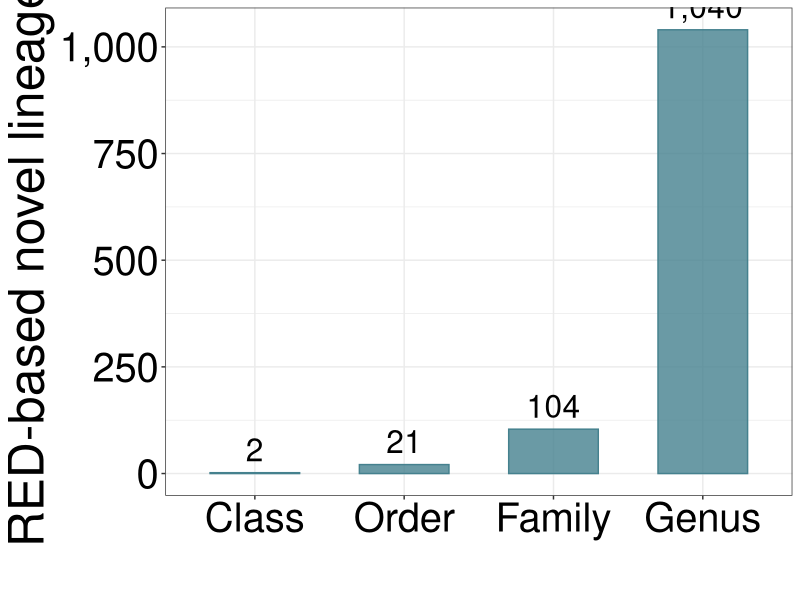
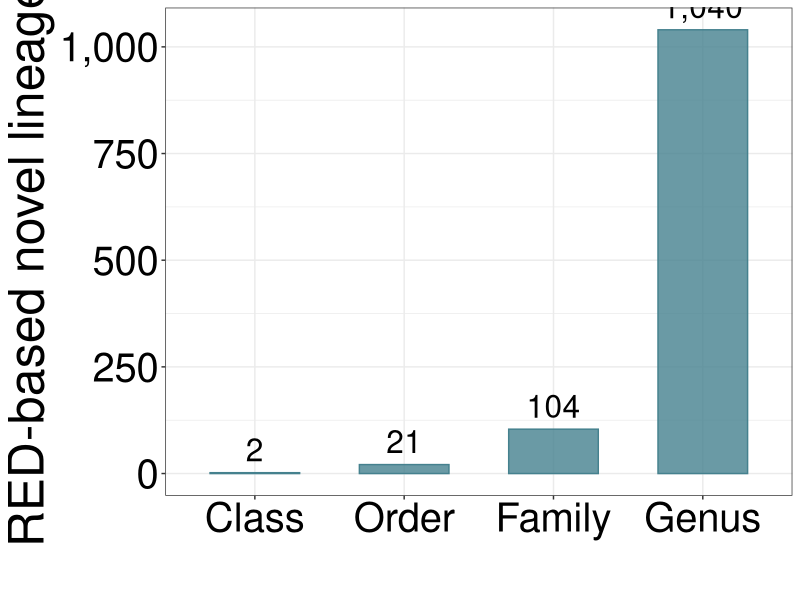

These charts were generated, in order, by the following R code: (Note: this script raises an error after producing the figures.)
############################################################
## Fig S5 — RED-based novel lineages
##
## Input:
##   - The numbers was extracted from the RED-based evaluation
##
## Output:
##   - figures/FigS5.pdf
##
############################################################

suppressPackageStartupMessages({
  library(ggplot2)
  library(scales)
})

if (!dir.exists("figures")) dir.create("figures", recursive = TRUE)

df <- data.frame(
  Category = c("Class", "Order", "Family", "Genus"),
  Novel.number = c(2, 21, 104, 1040),
  stringsAsFactors = FALSE
)

df$Category <- factor(df$Category, levels = c("Class", "Order", "Family", "Genus"))

p_novel <- ggplot(df, aes(x = Category, y = Novel.number)) +
  geom_bar(
    stat = "identity",
    width = 0.6,
    color = "#45818e",
    fill = "#45818e",
    alpha = 0.8
  ) +
  geom_text(
    aes(label = scales::comma(Novel.number)),
    vjust = -0.5,
    color = "black",
    size = 8
  ) +
  scale_y_continuous(labels = scales::comma) +
  labs(x = "", y = "RED-based novel lineages") +
  theme_bw() +
  theme(
    axis.text.x = element_text(angle = 0, hjust = 0.5, color = "black"),
    axis.text.y = element_text(color = "black"),
    text = element_text(size = 36)
  )

p_novel

ggsave(p_novel, filename = "figures/FigS5.pdf", width = 10, height = 9)

writeLines(capture.output(sessionInfo()), "../envs/FigS5.sessionInfo.txt")
